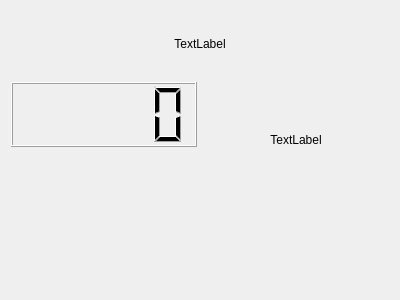
<?xml version="1.0" encoding="UTF-8"?>
<ui version="4.0">
 <class>ControlWidget</class>
 <widget class="QWidget" name="ControlWidget">
  <property name="geometry">
   <rect>
    <x>0</x>
    <y>0</y>
    <width>400</width>
    <height>300</height>
   </rect>
  </property>
  <property name="windowTitle">
   <string>Form</string>
  </property>
  <layout class="QVBoxLayout" name="verticalLayout">
   <item>
    <widget class="CustomLabel" name="labelTeamName">
     <property name="text">
      <string>TextLabel</string>
     </property>
     <property name="alignment">
      <set>Qt::AlignCenter</set>
     </property>
    </widget>
   </item>
   <item>
    <layout class="QHBoxLayout" name="horizontalLayout">
     <item>
      <widget class="QLCDNumber" name="lcdNumber">
       <property name="digitCount">
        <number>5</number>
       </property>
      </widget>
     </item>
     <item>
      <widget class="QLabel" name="labelFouls">
       <property name="text">
        <string>TextLabel</string>
       </property>
       <property name="alignment">
        <set>Qt::AlignBottom|Qt::AlignHCenter</set>
       </property>
      </widget>
     </item>
    </layout>
   </item>
   <item>
    <layout class="QHBoxLayout" name="horizontalLayout_3">
     <item>
      <layout class="QHBoxLayout" name="horizontalLayout_4">
       <item>
        <spacer name="horizontalSpacer_2">
         <property name="orientation">
          <enum>Qt::Horizontal</enum>
         </property>
         <property name="sizeHint" stdset="0">
          <size>
           <width>40</width>
           <height>20</height>
          </size>
         </property>
        </spacer>
       </item>
       <item>
        <widget class="ControlItemWithShortcut" name="plusThreeControlItem" native="true"/>
       </item>
       <item>
        <widget class="ControlItemWithShortcut" name="plusTwoControlItem" native="true"/>
       </item>
       <item>
        <widget class="ControlItemWithShortcut" name="plusOneControlItem" native="true"/>
       </item>
       <item>
        <spacer name="horizontalSpacer">
         <property name="orientation">
          <enum>Qt::Horizontal</enum>
         </property>
         <property name="sizeHint" stdset="0">
          <size>
           <width>40</width>
           <height>20</height>
          </size>
         </property>
        </spacer>
       </item>
      </layout>
     </item>
     <item>
      <layout class="QHBoxLayout" name="horizontalLayout_5">
       <item>
        <spacer name="horizontalSpacer_4">
         <property name="orientation">
          <enum>Qt::Horizontal</enum>
         </property>
         <property name="sizeHint" stdset="0">
          <size>
           <width>40</width>
           <height>20</height>
          </size>
         </property>
        </spacer>
       </item>
       <item>
        <widget class="ControlItemWithShortcut" name="foulControlItem" native="true"/>
       </item>
       <item>
        <spacer name="horizontalSpacer_3">
         <property name="orientation">
          <enum>Qt::Horizontal</enum>
         </property>
         <property name="sizeHint" stdset="0">
          <size>
           <width>40</width>
           <height>20</height>
          </size>
         </property>
        </spacer>
       </item>
      </layout>
     </item>
    </layout>
   </item>
   <item>
    <widget class="QWidget" name="widgetPlaceholder" native="true"/>
   </item>
  </layout>
 </widget>
 <customwidgets>
  <customwidget>
   <class>ControlItemWithShortcut</class>
   <extends>QWidget</extends>
   <header>controlitemwithshortcut.h</header>
   <container>1</container>
  </customwidget>
  <customwidget>
   <class>CustomLabel</class>
   <extends>QLabel</extends>
   <header>customlabel.h</header>
  </customwidget>
 </customwidgets>
 <resources/>
 <connections/>
</ui>
